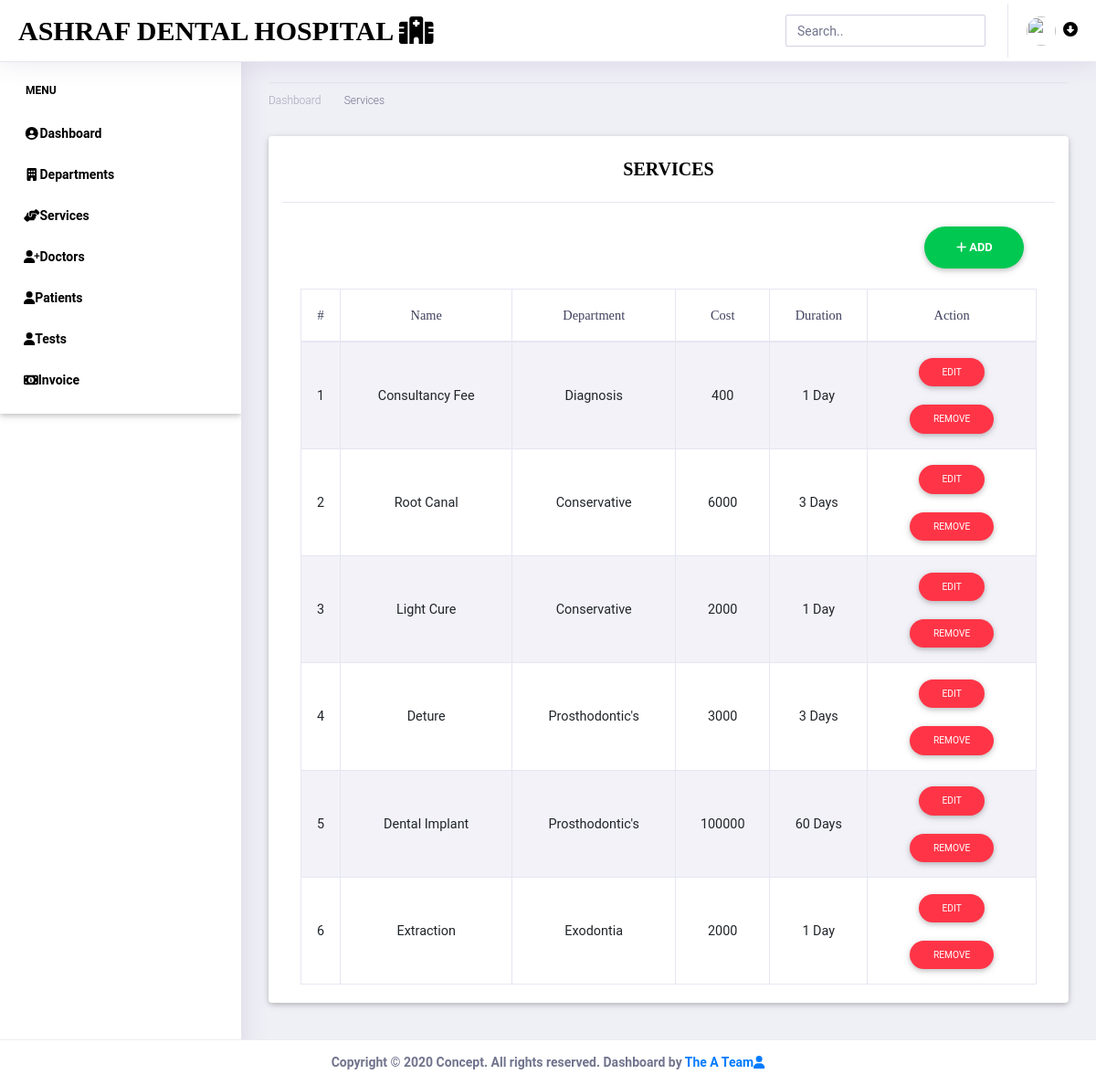
/services/ (signed in), run on the app's committed database.
### services_app/models.py (models this page shows, shortened)
class Service(models.Model):
    department = models.ForeignKey(Department, related_name='services', on_delete=models.CASCADE)
    name = models.CharField(max_length=128)
    cost = models.IntegerField(default=0)
    duration = models.CharField(max_length=20)

### department_app/models.py (models this page shows)
class Department(models.Model):
    name = models.CharField(max_length=128)
    def __str__(self):
        return self.name

### services_app/views.py (the view)
# urls.py: path('services/', include('services_app.urls')),
@login_required(login_url="/")
def services(request):
    s = Service.objects.all()
    serial = list()
    for i in range(1, len(s) + 1):
        serial.append(i)
    foo = zip(s, serial)
    context = {'service': foo}
    return render(request, 'services.html', context)

### templates/services.html (shortened to what this page needs)
<!doctype html>
<html lang="en">
<head>
    <link rel="stylesheet" href="/static/assets/vendor/bootstrap/css/bootstrap.min.css">
    <link href="/static/assets/vendor/fonts/circular-std/style.css" rel="stylesheet">
    <link rel="stylesheet" href="/static/assets/libs/css/style.css">
    <link rel="stylesheet" href="/static/assets/vendor/fonts/fontawesome/css/fontawesome-all.css">
    <link rel="stylesheet" href="/static/assets/vendor/charts/chartist-bundle/chartist.css">
    <link rel="stylesheet" href="/static/assets/vendor/charts/morris-bundle/morris.css">
    <link rel="stylesheet" href="/static/assets/vendor/fonts/material-design-iconic-font/css/materialdesignicons.min.css">
    <link rel="stylesheet" href="/static/assets/vendor/charts/c3charts/c3.css">
    <link rel="stylesheet" href="/static/assets/vendor/fonts/flag-icon-css/flag-icon.min.css">
    <link rel="stylesheet" href="/static/assets/libs/css/mdb.min.css" >
    <link rel="stylesheet" href="/static/assets/libs/css/animate-3.7.0.css">
    <link rel="stylesheet" href="/static/assets/libs/css/owl-carousel.min.css">
    <link rel="stylesheet" href="/static/assets/libs/css/mdb.min.css">
    <link rel="stylesheet" href="/static/assets/libs/css/all.css">
</head>
<body>
    <div class="dashboard-main-wrapper">
        <div class="dashboard-header">
            <nav class="navbar navbar-expand-lg bg-white fixed-top">
                <a class="navbar-brand" href="{% url 'home' %}"><font class="font-weight-bold" color="black" style="font-family: 'Poor Richard',serif">Ashraf Dental Hospital <i class="fa fa-hospital-alt"></i></font></a>
                <div class="collapse navbar-collapse " id="navbarSupportedContent">
                    <ul class="navbar-nav ml-auto navbar-right-top">
                        <li class="nav-item">
                            <div id="custom-search" class="top-search-bar">
                                <input class="form-control" type="text" placeholder="Search..">
                            </div>
                        </li>
                        <form action="{% url 'logout'%}" method="post">
                        <li class="nav-item dropdown nav-user">
                            <a class="nav-link nav-user-img" href="#" id="navbarDropdownMenuLink2" data-toggle="dropdown" aria-haspopup="true" aria-expanded="false"><img src="/static/assets/images/admin.jpg" alt="" class="user-avatar-md rounded-circle"><i class="fas fa-arrow-alt-circle-down ml-2" style="color: black"></i></a>
                        </form>
                    </ul>
                </div>
            </nav>
        </div>
        <div class="nav-left-sidebar">
            <div class="menu-list">
                <nav class="navbar navbar-expand-lg navbar-light font-weight-bold">
                    <div class="collapse navbar-collapse" id="navbarNav">
                        <ul class="navbar-nav flex-column">
                           <li class="nav-divider">
                                <font class="font-weight-bold" color="black">Menu</font>
                            </li>
                            <li class="nav-item">
                                <a class="nav-link" href="{% url 'home' %}"><i class="fa fa-fw fa-user-circle"></i>Dashboard</a>
                            </li>
                            <li class="nav-item">
                                <a class="nav-link" href="{% url 'departments' %}" ><i class="fa fa-fw fa-building"></i>Departments</a>
                            </li>
                            <li class="nav-item">
                                <a class="nav-link" href="{% url 'services' %}"><i class="fas fa-fw fa-hands-helping"></i>Services</a>
                            </li>
                            <li class="nav-item ">
                                <a class="nav-link" href="{% url 'doctors' %}"><i class="fas fa-user-plus"></i>Doctors</a>
                            </li>
                            <li class="nav-item">
                                <a class="nav-link" href="{% url 'patients' %}" ><i class="fas fa-user"></i>Patients</a>
                            </li>
                            <li class="nav-item">
                                <a class="nav-link" href="{% url 'tests' %}" ><i class="fas fa-user"></i>Tests</a>
                            </li>
                            <li class="nav-item">
                                <a class="nav-link" href="{% url 'invoice' %}" ><i class="fas fa-money-bill-alt"></i>Invoice</a>
                            </li>
                        </ul>
                    </div>
                </nav>
            </div>
        </div>
        <div class="dashboard-wrapper">
            <div class="dashboard-ecommerce">
                <div class="container-fluid dashboard-content ">
                    <div class="row">
                        <div class="col-xl-12 col-lg-12 col-md-12 col-sm-12 col-12">
                            <div class="page-header">
                                <div class="page-breadcrumb">
                                    <nav aria-label="breadcrumb">
                                        <ol class="breadcrumb">
                                            <li class="breadcrumb-item"><a href="{% url 'home' %}" class="breadcrumb-link">Dashboard</a></li>
                                            <li class="breadcrumb-item active" aria-current="page">Services</li>
                                        </ol>
                                    </nav>
                                </div>
                            </div>
                        </div>
                    </div>
            <section class="contact-section area-padding">
                <div class="container card">
                  <h3 class="card-header text-center font-weight-bold text-uppercase py-4"><font color="black">Services</font></h3>
                  <div class="card-body">
                    <div id="table" class="table-editable">
                      <span class="table-add float-right mb-3 mr-2"><a href="" class="btn btn-success btn-rounded font-weight-bold" data-toggle="modal" data-target="#orangeModalSubscription"><i class="fas fa-plus"></i> ADD</a>
                      </span>
                      <table class="table table-bordered table-responsive-md table-striped text-center">
                        <thead>
                          <tr>
                            <th class="text-center" color="black">#</th>
                            <th class="text-center" color="black">Name</th>
                            <th class="text-center" color="black">Department</th>
                              <th class="text-center" color="black">Cost</th>
                              <th class="text-center" color="black">Duration</th>
                            <th class="text-center" color="black">Action</th>
                          </tr>
                        </thead>
                        <tbody>
                          {% for val, s in service%}
                             <tr>
                                <td class="pt-3-half"  color="black">{{ s }}</td>
                                <td class="pt-3-half"  color="black">{{ val.name }}</td>
                                 <td class="pt-3-half"  color="black">{{ val.department }}</td>
                                 <td class="pt-3-half"  color="black">{{ val.cost }}</td>
                                 <td class="pt-3-half"  color="black">{{ val.duration }}</td>
                                <td>
                                    <span class="table-edit">
                                <a href="{% url 'edit-service' val.id %}"><button type="button" class="btn btn-danger btn-rounded btn-sm my-0">Edit</button></a>
                              </span><p></p>
                                  <span class="table-remove">
                                    <a href="{% url 'remove-service' val.id %}"><button type="button" class="btn btn-danger btn-rounded btn-sm my-0">Remove</button></a>
                                  </span>
                                </td>
                              </tr>
                           {% endfor %}
                        </tbody>
                      </table>
                    </div>
                  </div>
                </div>
            </section>
           <section class="contact-section area-padding">
             <div class="footer fixed-bottom">
                <div class="container-fluid d-flex justify-content-center">
                    <div class="row">
                        <div class="font-weight-bold text-center">
                            Copyright © 2020 Concept. All rights reserved. Dashboard by <a href=""> The A Team<i class="fas fa-user"></i></a>
                        </div>
                    </div>
                </div>
            </div>
           </section>
        </div>
    </div>
        </div>
    </div>
</body>
</html>

### data on the page
Service: s "1", name "Consultancy Fee", department "Diagnosis", cost "400", duration "1 Day"
Service: s "2", name "Root Canal", department "Conservative", cost "6000", duration "3 Days"
Service: s "3", name "Light Cure", department "Conservative", cost "2000", duration "1 Day"
Service: s "4", name "Deture", department "Prosthodontic's", cost "3000", duration "3 Days"
Service: s "5", name "Dental Implant", department "Prosthodontic's", cost "100000", duration "60 Days"
Service: s "6", name "Extraction", department "Exodontia", cost "2000", duration "1 Day"
